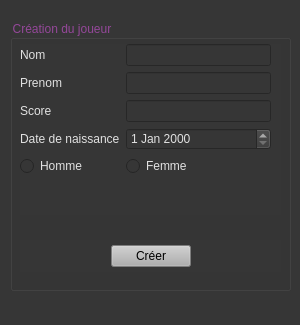
<?xml version="1.0" encoding="UTF-8"?>
<ui version="4.0">
 <class>MainWindow</class>
 <widget class="QMainWindow" name="MainWindow">
  <property name="enabled">
   <bool>true</bool>
  </property>
  <property name="geometry">
   <rect>
    <x>0</x>
    <y>0</y>
    <width>300</width>
    <height>325</height>
   </rect>
  </property>
  <property name="sizePolicy">
   <sizepolicy hsizetype="Fixed" vsizetype="Fixed">
    <horstretch>0</horstretch>
    <verstretch>0</verstretch>
   </sizepolicy>
  </property>
  <property name="minimumSize">
   <size>
    <width>300</width>
    <height>325</height>
   </size>
  </property>
  <property name="maximumSize">
   <size>
    <width>300</width>
    <height>325</height>
   </size>
  </property>
  <property name="windowTitle">
   <string>MainWindow</string>
  </property>
  <property name="styleSheet">
   <string notr="true">background-color:rgb(54, 54, 54)</string>
  </property>
  <widget class="QWidget" name="centralwidget">
   <widget class="QGroupBox" name="groupBox">
    <property name="geometry">
     <rect>
      <x>10</x>
      <y>20</y>
      <width>281</width>
      <height>271</height>
     </rect>
    </property>
    <property name="styleSheet">
     <string notr="true">font: 12pt &quot;Yu Gothic UI&quot;;
color: rgb(148, 71, 153);</string>
    </property>
    <property name="title">
     <string>Création du joueur</string>
    </property>
    <widget class="QWidget" name="formLayoutWidget">
     <property name="geometry">
      <rect>
       <x>10</x>
       <y>24</y>
       <width>261</width>
       <height>171</height>
      </rect>
     </property>
     <layout class="QFormLayout" name="formLayout">
      <property name="rightMargin">
       <number>10</number>
      </property>
      <item row="0" column="0">
       <widget class="QLabel" name="label">
        <property name="styleSheet">
         <string notr="true">color: rgb(225, 225, 225);</string>
        </property>
        <property name="text">
         <string>Nom</string>
        </property>
       </widget>
      </item>
      <item row="0" column="1">
       <widget class="QLineEdit" name="last_name">
        <property name="styleSheet">
         <string notr="true">color: rgb(225, 225, 225);</string>
        </property>
       </widget>
      </item>
      <item row="1" column="0">
       <widget class="QLabel" name="label_2">
        <property name="styleSheet">
         <string notr="true">color: rgb(225, 225, 225);</string>
        </property>
        <property name="text">
         <string>Prenom</string>
        </property>
       </widget>
      </item>
      <item row="1" column="1">
       <widget class="QLineEdit" name="first_name">
        <property name="styleSheet">
         <string notr="true">color: rgb(225, 225, 225);</string>
        </property>
       </widget>
      </item>
      <item row="2" column="0">
       <widget class="QLabel" name="label_3">
        <property name="styleSheet">
         <string notr="true">color: rgb(225, 225, 225);</string>
        </property>
        <property name="text">
         <string>Score</string>
        </property>
       </widget>
      </item>
      <item row="2" column="1">
       <widget class="QLineEdit" name="score">
        <property name="enabled">
         <bool>true</bool>
        </property>
        <property name="styleSheet">
         <string notr="true">color: rgb(225, 225, 225);</string>
        </property>
       </widget>
      </item>
      <item row="3" column="0">
       <widget class="QLabel" name="label_4">
        <property name="styleSheet">
         <string notr="true">color: rgb(225, 225, 225);</string>
        </property>
        <property name="text">
         <string>Date de naissance</string>
        </property>
       </widget>
      </item>
      <item row="3" column="1">
       <widget class="QDateEdit" name="birth_date">
        <property name="styleSheet">
         <string notr="true">color: rgb(225, 225, 225);</string>
        </property>
       </widget>
      </item>
      <item row="4" column="0">
       <widget class="QRadioButton" name="man">
        <property name="styleSheet">
         <string notr="true">color: rgb(225, 225, 225);</string>
        </property>
        <property name="text">
         <string>Homme</string>
        </property>
       </widget>
      </item>
      <item row="4" column="1">
       <widget class="QRadioButton" name="woman">
        <property name="styleSheet">
         <string notr="true">color: rgb(225, 225, 225);</string>
        </property>
        <property name="text">
         <string>Femme</string>
        </property>
       </widget>
      </item>
     </layout>
    </widget>
    <widget class="QWidget" name="horizontalLayoutWidget">
     <property name="geometry">
      <rect>
       <x>10</x>
       <y>220</y>
       <width>261</width>
       <height>32</height>
      </rect>
     </property>
     <layout class="QHBoxLayout" name="horizontalLayout">
      <item>
       <spacer name="horizontalSpacer_2">
        <property name="orientation">
         <enum>Qt::Horizontal</enum>
        </property>
        <property name="sizeHint" stdset="0">
         <size>
          <width>40</width>
          <height>20</height>
         </size>
        </property>
       </spacer>
      </item>
      <item>
       <widget class="QPushButton" name="create">
        <property name="styleSheet">
         <string notr="true">background-color: rgb(175, 175, 175);
color: rgb(0, 0, 0);
font: 9pt &quot;Yu Gothic UI&quot;;</string>
        </property>
        <property name="text">
         <string>Créer</string>
        </property>
       </widget>
      </item>
      <item>
       <spacer name="horizontalSpacer">
        <property name="orientation">
         <enum>Qt::Horizontal</enum>
        </property>
        <property name="sizeHint" stdset="0">
         <size>
          <width>40</width>
          <height>20</height>
         </size>
        </property>
       </spacer>
      </item>
     </layout>
    </widget>
   </widget>
  </widget>
  <widget class="QStatusBar" name="statusbar"/>
 </widget>
 <resources/>
 <connections/>
</ui>
